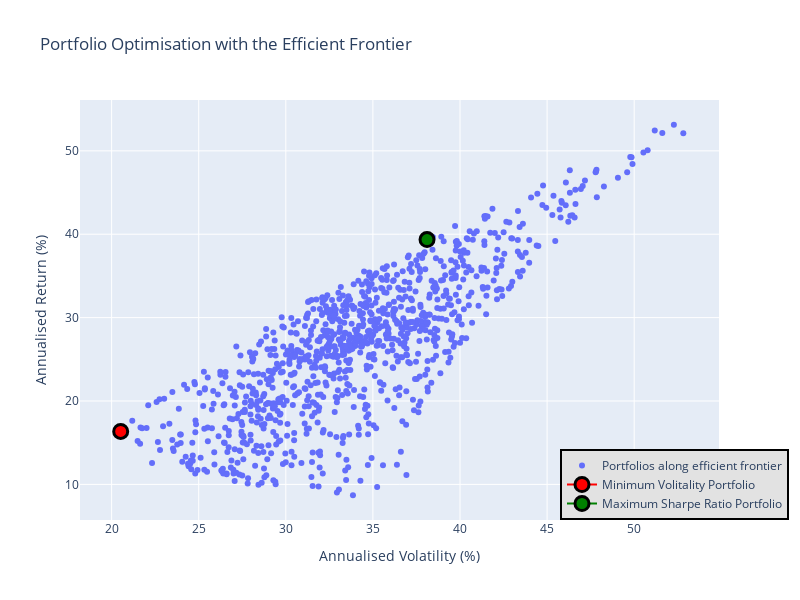

Notebook code cell kept with this figure:
### Code cell
import plotly.graph_objects as go
from plotly.subplots import make_subplots
import plotly.express as px

portfolios_scatter = go.Scatter(x=portfolios['Volatility'] * 100, y=portfolios['Returns'] * 100, mode='markers', name='Portfolios along efficient frontier')
min_volitality_portfolio_scatter = go.Scatter(
    x=[min_volitality_portfolio[1] * 100], y=[min_volitality_portfolio[0] * 100], marker=dict(color='red', size=14, line=dict(width=3, color='black')), 
    name='Minimum Volitality Portfolio')

max_sharpe_ratio_portfolio_scatter = go.Scatter(
    x=[max_sharpe_ratio_portfolio[1] * 100], y=[max_sharpe_ratio_portfolio[0] * 100], marker=dict(color='green', size=14, line=dict(width=3, color='black')), 
    name='Maximum Sharpe Ratio Portfolio')

data = [portfolios_scatter, min_volitality_portfolio_scatter,
        max_sharpe_ratio_portfolio_scatter]
layout = go.Layout(
    title='Portfolio Optimisation with the Efficient Frontier',
    yaxis=dict(title='Annualised Return (%)'),
    xaxis=dict(title='Annualised Volatility (%)'),
    showlegend=True,
    legend=dict(
        x=0.75, y=0, traceorder='normal',
        bgcolor='#E2E2E2',
        bordercolor='black',
        borderwidth=2),
    width=800,
    height=600)
fig = go.Figure(data=data, layout=layout)
fig.show()

### Figure 1 — Plotly figure (JSON) as saved in the notebook; plotly's stock layout.template omitted (floating-point values rounded to 4 significant figures; data arrays with more than 128 entries replaced by an {"elided": "..."} marker saying what was removed)
{"data": [{"mode": "markers", "name": "Portfolios along efficient frontier", "type": "scatter", "x": {"elided": "1000 float values"}, "y": {"elided": "1000 float values"}}, {"marker": {"color": "red", "line": {"color": "black", "width": 3}, "size": 14}, "name": "Minimum Volitality Portfolio", "type": "scatter", "x": [20.52], "y": [16.36]}, {"marker": {"color": "green", "line": {"color": "black", "width": 3}, "size": 14}, "name": "Maximum Sharpe Ratio Portfolio", "type": "scatter", "x": [38.11], "y": [39.36]}], "layout": {"height": 600, "legend": {"bgcolor": "#E2E2E2", "bordercolor": "black", "borderwidth": 2, "traceorder": "normal", "x": 0.75, "y": 0}, "showlegend": true, "title": {"text": "Portfolio Optimisation with the Efficient Frontier"}, "width": 800, "xaxis": {"title": {"text": "Annualised Volatility (%)"}}, "yaxis": {"title": {"text": "Annualised Return (%)"}}}}
